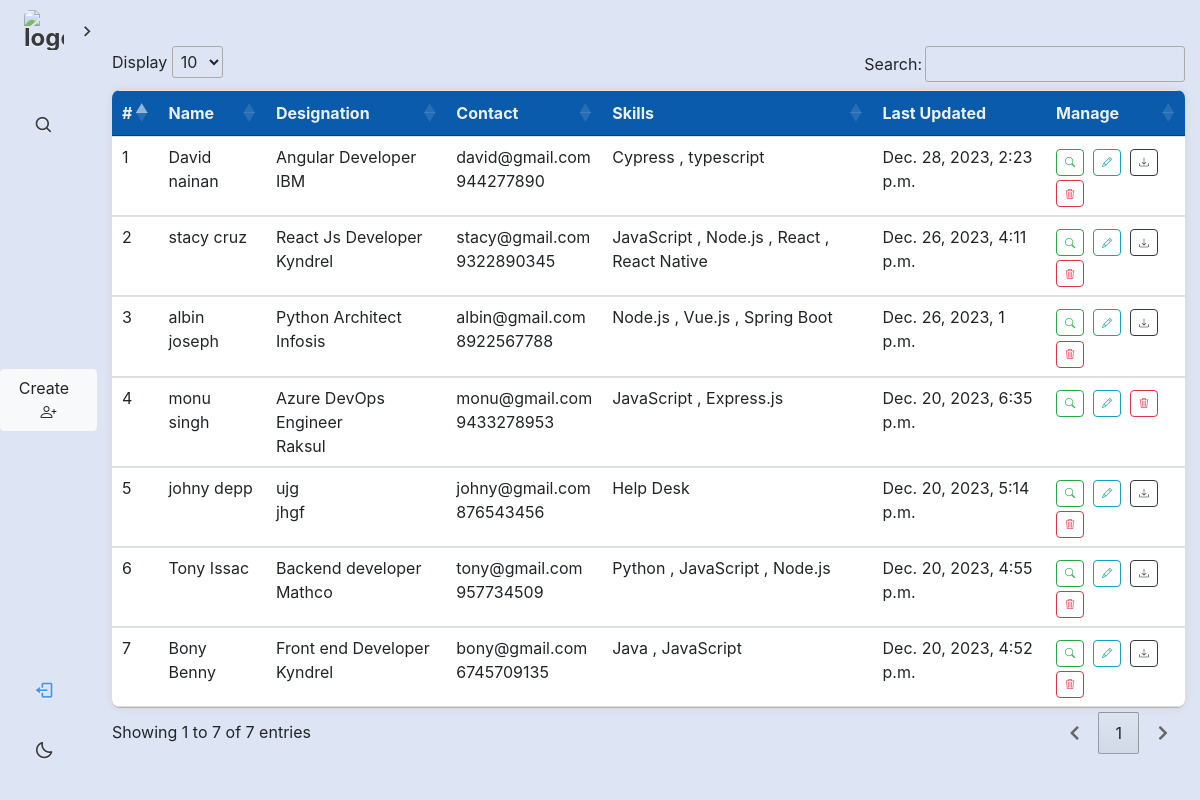
/list/ (signed in), run on an earlier commit of the app's database.
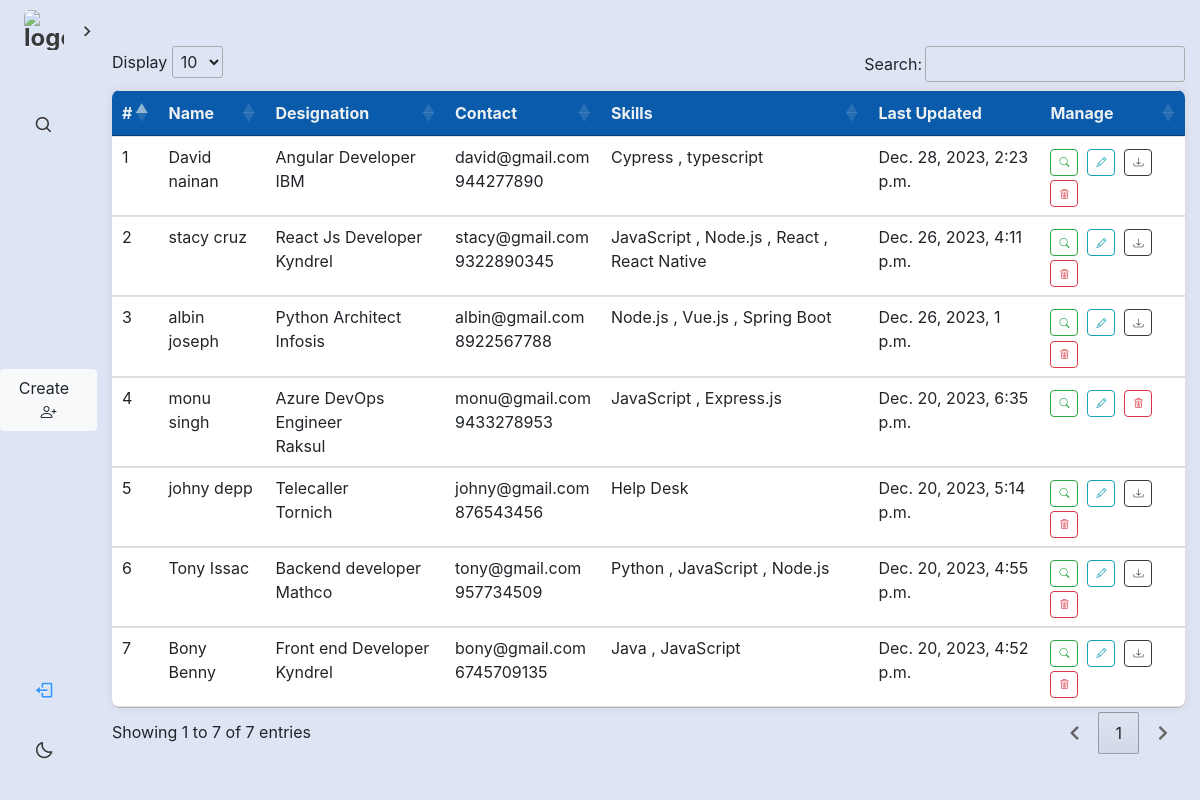
And on a later commit of the database.
### candidate_app/models.py (models this page shows, shortened)
class Candidate(models.Model):
    user = models.ForeignKey(CustomUser, on_delete=models.CASCADE)
    email = models.EmailField(unique=True)
    phone = models.CharField(max_length=15)
    client_name = models.CharField(max_length=15)
    first_name = models.CharField(max_length=150, null=True)
    last_name = models.CharField(max_length=150)
    mode_of_work = models.CharField(max_length=150, default='full_time',null=True)
    gender = models.CharField(max_length=50, default='unknown', null=True,blank=True)
    college = models.CharField(max_length=50, null=True,blank=True)
    graduation_year= models.CharField(max_length=50, null=True,blank=True)
    qualification = models.TextField(null=True,blank=True)
    skills = models.ManyToManyField(Skill)
    experience = models.FloatField(null=True, blank=True)
    relevent_experience = models.FloatField(null=True, blank=True)
    designation = models.CharField(max_length=50, null=True,blank=True)
    expected_ctc = models.CharField(max_length=50, null=True,blank=True)
    current_ctc = models.CharField(max_length=50, null=True,blank=True)
    offer_in_hands = models.CharField(max_length=50,default=None, null=True,blank=True)
    offer_details= models.CharField(max_length=50,default=None, null=True,blank=True)     ###  hidden box
    notice_period = models.CharField(max_length=50, null=True,blank=True)
    current_company = models.CharField(max_length=100, null=True,blank=True)
    reason_for_change = models.CharField(max_length=2000, null=True,blank=True)          ###  hidden
    location = models.CharField(max_length=50, null=True,blank=True)
    resume = models.FileField(upload_to='resume/',max_length=200,blank=True,null=True)
    remarks = models.TextField(null=True,blank=True)
    updated_by = models.CharField(max_length=50, null=True,blank=True)
    updated_on = models.DateTimeField(auto_now=True, null=True)
    screening_time = models.CharField(max_length=100, null=True,blank=True)
    recruiter = models.CharField(max_length=50, null=True,blank=True)
    status = models.CharField(max_length=100, null=True,blank=True)
    rejection_reason = models.CharField(max_length=100, null=True,blank=True)         ### hidden
    additional_status = models.CharField(max_length=100, null=True,blank=True)
    rejection_reason_for_r1_r4 = models.CharField(max_length=100, null=True,blank=True)        ## hidden
    offer = models.CharField(max_length=100, null=True,blank=True)
    offer_reject_reason = models.CharField(max_length=100, null=True,blank=True)
    class Meta:
        ordering = ["-updated_on"]

### candidate_app/views.py (the view)
# urls.py: path('list/',ListCandidate.as_view(),name='list'),   ## list all cacndidate
@method_decorator(login_required, name='dispatch')
class ListCandidate(ListView):
    model = Candidate
    fields = "__all__"
    template_name = 'mycandidates.html'
    context_object_name = "list"
    def get_queryset(self):
        queryset = super().get_queryset().filter(user=self.request.user)
        return queryset

### templates/mycandidates.html (shortened to what this page needs)
<!DOCTYPE html>
<html lang="en">
<head>
    <link rel="stylesheet" href="https://cdn.datatables.net/1.10.24/css/jquery.dataTables.min.css">
    <link rel="stylesheet" href="https://cdnjs.cloudflare.com/ajax/libs/font-awesome/5.15.1/css/all.min.css">
    <link rel="stylesheet" href="https://cdn.jsdelivr.net/npm/bootstrap-icons@1.11.3/font/bootstrap-icons.min.css">
    <link rel="stylesheet" href="https://cdn.jsdelivr.net/npm/bootstrap@4.4.1/dist/css/bootstrap.min.css">
</head>
<body>
    {% block content %}
    {% include 'sidebar.html' %}
    {% include 'delete_messages.html' %}
<br>
<br>
<br>
<br>
<center><a href="/create"><button class="btn btn-light">Create &nbsp; <i class="bi bi-person-plus"></i></button></a></center>
<div class="container">
    <table class="table">
        <thead>
            <tr>
                <th>#</th>
                <th>Name</th>
                <th>Designation</th>
                <th>Contact</th>
                <th>Skills</th>
                <th>Last Updated</th>
                <th>Manage</th>
            </tr>
        </thead>
        <tbody>
            {% for i in list %}
            <tr>
                <td id="snno" ></td>
                <td>{{i.first_name}} {{i.last_name}}</td>
                <td>
                    <span>{{i.designation}} </span><br>
                    <span>{{i.client_name }} </span>
                  </td>
                <td>
                    <span >{{i.email}}</span><br>
                    <span >{{i.phone}}</span>
                  </td>
                    <td>
                        {% for skill in i.skills.all %}
                        {{ skill.name }}
                        {% if not forloop.last %}, {% endif %}
                        {% endfor %}</td>
                <td>{{i.updated_on}}</td>
                <td>
                    <a href="{% url 'detail' i.id %}"><button style="font-size: 10px;padding: 5px 8px;" title="View"
                        class="btn btn-outline-success"><i class="bi bi-search"></i></button></a>&nbsp;
                    <a href="{% url 'update' i.id %}"><button style="font-size: 10px;padding: 5px 8px;" title="Edit"
                        class="btn btn-outline-info my-1"><i class="bi bi-pencil"></i></button></a>&nbsp;
                        {% if i.resume %}
                        <a href="{{i.resume.url}}"><button style="font-size: 10px;padding: 5px 8px;" title="Resume"
                            class="btn btn-outline-dark"><i class="bi bi-download"></i></button></a>&nbsp;
                            {% endif %}
                    <a href="{% url 'delete' i.id %}"><button style="font-size: 10px;padding: 5px 8px;" title="Delete"
                        class="btn btn-outline-danger"><i class="bi bi-trash3"></i></button></a>&nbsp;
                  </td>
            </tr>
            {% endfor %}
        </tbody>
    </table>
</div>
{% endblock %}
</body>
</html>

What changed in the data, as far as the page shows it:
changed Candidate "johny": designation "ujg" → "Telecaller"; client_name "jhgf" → "Tornich"
